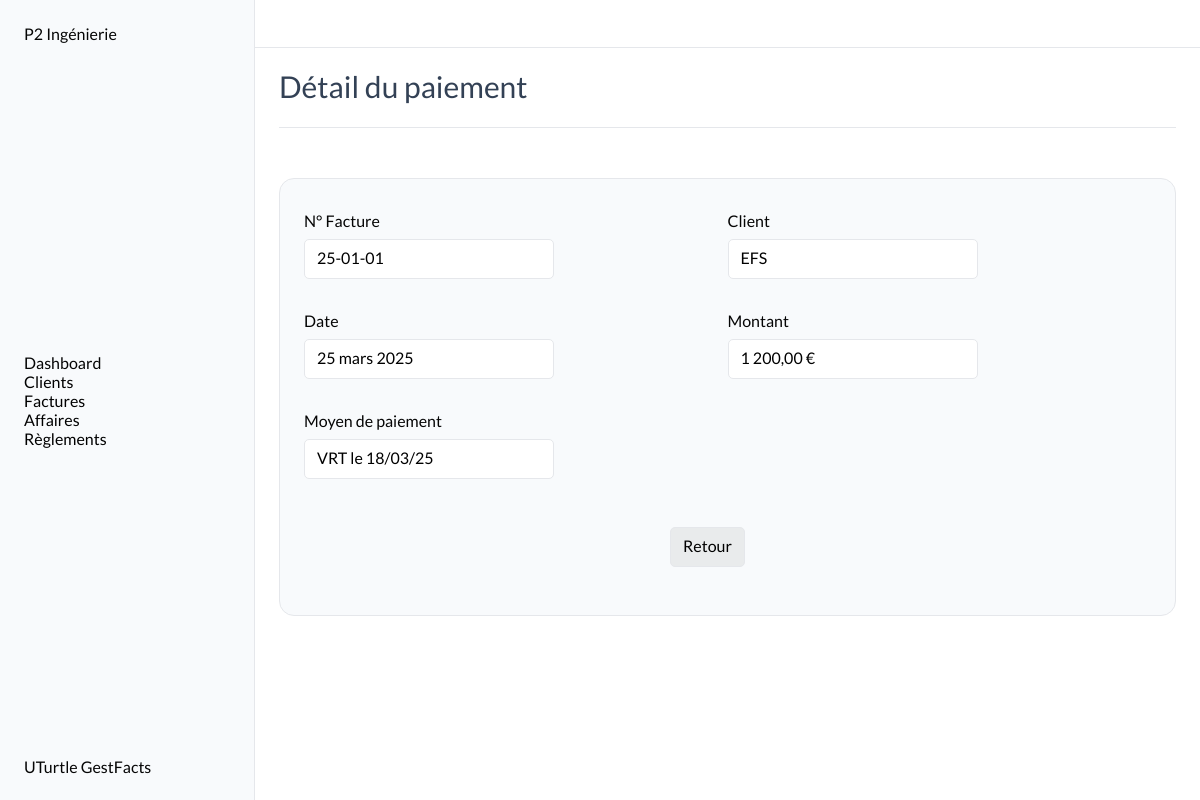
The app's page /factures/9/detail_reglement/ with its own data.
### factures/models.py (models this page shows, shortened)
class Payment(models.Model):
    date = models.DateField()
    amount = models.DecimalField(max_digits=10, decimal_places=2)
    invoice = models.ForeignKey(Invoice, on_delete=models.CASCADE, related_name='payments')
    payment_method = models.CharField(max_length=50)
    class Meta:
        verbose_name = "Paiement"
        verbose_name_plural = "Paiements"
    def formatted_amount(self):
        return f"{self.amount:,.2f} €".replace(",", " ").replace(".", ",")

class Invoice(models.Model):
    TYPE_CHOICES = [
        ('facture', 'Facture'),
        ('avoir', 'Avoir'),
        ('proforma', 'Proforma'),
        ]
    STATUT_CHOICES = [
        ('a_payer', 'À payer'),
        ('partiellement_payee', 'Partiellement payée'),
        ('payee', 'Payée'),
        ('en_retard', 'En retard'),
        ('annulee', 'Annulée'),
    ]
    date = models.DateField()
    type = models.CharField(max_length=10, choices=TYPE_CHOICES, default='facture')
    affaire = models.ForeignKey('affaires.Affaire', on_delete=models.CASCADE, related_name="invoices")
    invoice_number = models.CharField(max_length=10, unique=True, db_index=True)
    client = models.ForeignKey('clients.Client', on_delete=models.SET_NULL, related_name='invoices', db_index=True, null=True)
    client_entity_name = models.CharField(max_length=100, blank=True, null=True)
    invoice_object = models.TextField(max_length=200)
    amount_ht = models.DecimalField(max_digits=10, decimal_places=2)
    vat_rate = models.DecimalField(max_digits=5, decimal_places=2, default=20.0)
    statut = models.CharField(max_length=20, choices=STATUT_CHOICES, default='a_payer')
    class Meta:
        verbose_name = "Facture"
        verbose_name_plural = "Factures"
    def __str__(self):
        client_name = self.client_entity_name if self.client is None else self.client.entity_name
        return self.invoice_number

### clients/models.py (models this page shows)
class Client(models.Model):
    entity_name = models.CharField(max_length=100)
    address = models.CharField(max_length=200, blank=True, null=True)
    zip_code = models.CharField(max_length=5, blank=True, null=True)
    city = models.CharField(max_length=100, blank=True, null=True)
    contact = models.CharField(max_length=100, blank=True, null=True)
    phone_number = models.CharField(max_length=10, blank=True, null=True)
    email = models.EmailField(blank=True, null=True)
    def __str__(self):
        return self.entity_name
    class Meta:
        verbose_name = "Client"
        verbose_name_plural = "Clients"

### factures/views.py (the view)
# urls.py: path('<int:pk>/detail_reglement/', reglement_detail, name='reglement_detail'),
def reglement_detail(request, pk):
    paiement_detail = get_object_or_404(Payment, pk=pk)
    return render(request, 'pages/factures/paiement_detail.html', {'paiement': paiement_detail})

### templates/pages/factures/paiement_detail.html (shortened to what this page needs)
{% extends "base_form.html" %}
{% block content %}
<div class="title">
    <H2>Détail du paiement</H2>
</div>
<section class="tableau">
    <div class="card">
        <div class="card-body">
            <div class="">
                <div>
                    <div class="form_categories">
                        <div class="form-group">
                            <p class="form-label">N° Facture</p>
                            <p class="form-input">{{ paiement.invoice }}</p>
                        </div>
                        <div class="form-group">
                            <p class="form-label">Client</p>
                            <p class="form-input">{{ paiement.invoice.client }}</p>
                        </div>
                    </div>
                    <div class="form_categories">
                        <div class="form-group">
                            <p class="form-label">Date</p>
                            <p class="form-input">{{ paiement.date }}</p>
                        </div>
                        <div class="form-group">
                            <p class="form-label">Montant</p>
                            <p class="form-input">{{ paiement.formatted_amount }}</p>
                        </div>
                    </div>
                    <div class="form_categories">
                        <div class="form-group">
                            <p class="form-label">Moyen de paiement</p>
                            <p class="form-input">{{ paiement.payment_method }}</p>
                        </div>
                    </div>
                </div>
            </div>
            <div class="form_btn_group">
                <a href="{% url 'factures:reglements' %}" class="form_btn">Retour</a>
            </div>
        </div>
    </div>
</section>
{% endblock content %}

### static/style.css (style rules this page uses)
:root { --light-grey: #F8FAFC; --bg-container: #fff; --border-color: #e5e7eb; --police: 'lato', sans-serif; --sidebar-size: 255px; --h2-size: 30px; --h2-weight: 500; --h2-line-height: 36px; --h2-color: #334155; --text-color: #050505; --th-color: rgb(71, 85, 105); --th-border-color: rgb(226, 232, 240); --td-color: rgb(100 116 139); --td-border-color: rgb(241 245 249); --tr-bg-hover: rgb(248 250 252); --mail-border-color: rgb(226 232 240); --adresse-color: rgb(100, 116, 139); --btn_new_color: rgba(0, 255, 255, 0.3); --btn_new_hover: rgba(0, 255, 255, 0.5); --btn_delete_color: rgba(255, 144, 144, 0.915); --btn_delete_hover: rgba(255, 105, 105, 0.915); --svg-color: rgb(148 163 184); }
body { font-family: var(--police); }
.title { position: relative; display: flex; flex-direction: row; align-items: center; justify-content: space-between; padding-bottom: 24px; padding-top: 20px; padding-right: 24px; margin-top: 48px; }
.title::after { content: ""; position: absolute; bottom: 0px; width: 100%; height: 1px; background-color: var(--border-color); }
h2 { color: var(--h2-color); font-family: var(--police); font-size: var(--h2-size); font-weight: var(--h2-weight); line-height: var(--h2-line-height); }
.card { max-width: 900px; margin: 50px auto; background-color: var(--light-grey); border-radius: 15px; border: 1px solid var(--border-color); }
.card-body { padding: 24px; }
.form_categories { display: flex; align-items: center; align-content: center; justify-content: space-between; }
.form-group { display: flex; flex-direction: column; margin-bottom: 16px; width: 100%; position: relative; }
.form-label { color: var(--text-color); line-height: var(--h2-line-height); }
.form-input { max-width: 250px; height: 40px; border: 1px solid var(--border-color); border-radius: 5px; padding-left: 12px; padding-right: 12px; padding-top: 8px; padding-bottom: 8px; margin-bottom: 8px; background-color: #fff; }
.form_btn_group { display: flex; align-items: center; justify-content: center; margin-top: 24px; margin-bottom: 24px; }
.form_btn_group a { margin-right: 40px; }
.form_btn { cursor: pointer; height: 40px; border: 1px solid var(--border-color); border-radius: 5px; padding-left: 12px; padding-right: 12px; padding-top: 8px; padding-bottom: 8px; background-color: #d0d3d063; }
.tableau { width: 100%; padding-bottom: 8px; scrollbar-width: thin; }
a { color: black; }

### records on screen
Payment: invoice "25-01-01", invoice.client "EFS", date "25 mars 2025", formatted_amount "1 200,00 €", payment_method "VRT le 18/03/25"
